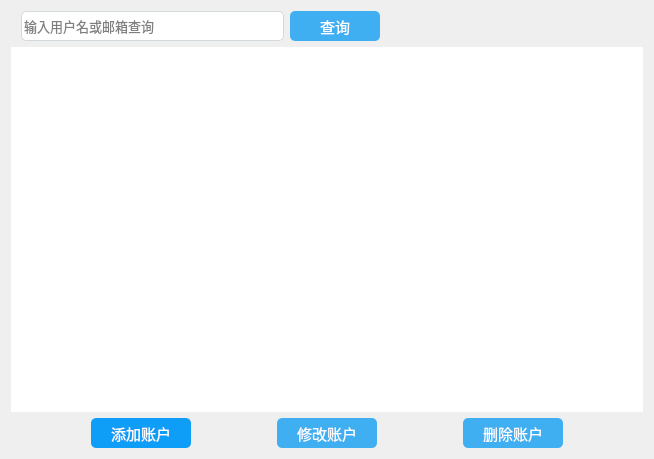
<?xml version="1.0" encoding="UTF-8"?>
<ui version="4.0">
 <class>accountDlg</class>
 <widget class="QDialog" name="accountDlg">
  <property name="geometry">
   <rect>
    <x>0</x>
    <y>0</y>
    <width>654</width>
    <height>459</height>
   </rect>
  </property>
  <property name="windowTitle">
   <string>Dialog</string>
  </property>
  <property name="styleSheet">
   <string notr="true">color: black;
border-radius:3px;
font:10pt;
font-family:Microsoft Yahei;</string>
  </property>
  <layout class="QGridLayout" name="gridLayout">
   <item row="0" column="0">
    <layout class="QHBoxLayout" name="horizontalLayout">
     <item>
      <spacer name="horizontalSpacer_2">
       <property name="orientation">
        <enum>Qt::Horizontal</enum>
       </property>
       <property name="sizeType">
        <enum>QSizePolicy::Fixed</enum>
       </property>
       <property name="sizeHint" stdset="0">
        <size>
         <width>10</width>
         <height>20</height>
        </size>
       </property>
      </spacer>
     </item>
     <item>
      <widget class="QLineEdit" name="searchLineEdit">
       <property name="minimumSize">
        <size>
         <width>45</width>
         <height>30</height>
        </size>
       </property>
       <property name="font">
        <font>
         <family>Microsoft Yahei</family>
         <pointsize>10</pointsize>
         <weight>50</weight>
         <italic>false</italic>
         <bold>false</bold>
        </font>
       </property>
       <property name="cursor">
        <cursorShape>IBeamCursor</cursorShape>
       </property>
       <property name="styleSheet">
        <string notr="true">QLineEdit{
background-color: rgb(255,255,255);
color: rgb(0, 0, 0);
border-radius:5px;
font:10pt;
font-family:Microsoft Yahei;
border:1px solid #d3dadd;
}
QLineEdit:hover{
border-width:2px;
border-color:skyblue;
}
QLineEdit:focus {
border-width:2px;
border-color:lightblue;
}
</string>
       </property>
       <property name="placeholderText">
        <string>输入用户名或邮箱查询</string>
       </property>
      </widget>
     </item>
     <item>
      <widget class="QPushButton" name="searchPushButton">
       <property name="minimumSize">
        <size>
         <width>90</width>
         <height>30</height>
        </size>
       </property>
       <property name="maximumSize">
        <size>
         <width>90</width>
         <height>30</height>
        </size>
       </property>
       <property name="styleSheet">
        <string notr="true">QPushButton
{
    font-family:Microsoft Yahei;
    color:white;
    background-color:#40aff1;
    border-radius:5px;
	font: 11pt;
}

QPushButton:hover
{
    background-color:deepskyblue;
}

QPushButton:pressed
{
    background-color:deepskyblue;
    padding-left:4px;
    padding-top:4px;
}
QPushButton:unpressed
{
    background-color:rgb(0 , 100 , 0);
    padding-left:4px;
    padding-top:4px;
}</string>
       </property>
       <property name="text">
        <string>查询</string>
       </property>
       <property name="icon">
        <iconset resource="../icon/pictures.qrc">
         <normaloff>:/new/background/search.ico</normaloff>:/new/background/search.ico</iconset>
       </property>
      </widget>
     </item>
     <item>
      <spacer name="horizontalSpacer">
       <property name="orientation">
        <enum>Qt::Horizontal</enum>
       </property>
       <property name="sizeType">
        <enum>QSizePolicy::Expanding</enum>
       </property>
       <property name="sizeHint" stdset="0">
        <size>
         <width>40</width>
         <height>20</height>
        </size>
       </property>
      </spacer>
     </item>
    </layout>
   </item>
   <item row="1" column="0">
    <widget class="QTableWidget" name="accountTableWidget">
     <property name="styleSheet">
      <string notr="true">QTableWidget
{
font:9pt;
color:black;
}
QTableWidget::item:hover
{
background-color:#cce5f4;
font:11pt;
} 
QTableWidget::item:selected
{
background-color:lightblue;
color:blue;
font:11pt;
} 
QHeaderView
{
color:snow;
font:bold;
}</string>
     </property>
    </widget>
   </item>
   <item row="2" column="0">
    <layout class="QHBoxLayout" name="horizontalLayout_2">
     <item>
      <spacer name="horizontalSpacer_4">
       <property name="orientation">
        <enum>Qt::Horizontal</enum>
       </property>
       <property name="sizeHint" stdset="0">
        <size>
         <width>40</width>
         <height>20</height>
        </size>
       </property>
      </spacer>
     </item>
     <item>
      <widget class="QPushButton" name="addAccountPushButton">
       <property name="minimumSize">
        <size>
         <width>100</width>
         <height>30</height>
        </size>
       </property>
       <property name="maximumSize">
        <size>
         <width>100</width>
         <height>16777215</height>
        </size>
       </property>
       <property name="styleSheet">
        <string notr="true">QPushButton
{
    font-family:Microsoft Yahei;
    color:white;
    background-color:#0f9ef7;
    border-radius:5px;
	font: 11pt;
}

QPushButton:hover
{
    background-color:deepskyblue;
}

QPushButton:pressed
{
    background-color:deepskyblue;
    padding-left:4px;
    padding-top:4px;
}
QPushButton:unpressed
{
    background-color:rgb(0 , 100 , 0);
    padding-left:4px;
    padding-top:4px;
}</string>
       </property>
       <property name="text">
        <string>添加账户</string>
       </property>
      </widget>
     </item>
     <item>
      <spacer name="horizontalSpacer_5">
       <property name="orientation">
        <enum>Qt::Horizontal</enum>
       </property>
       <property name="sizeHint" stdset="0">
        <size>
         <width>40</width>
         <height>20</height>
        </size>
       </property>
      </spacer>
     </item>
     <item>
      <widget class="QPushButton" name="modifyPushButton">
       <property name="minimumSize">
        <size>
         <width>100</width>
         <height>30</height>
        </size>
       </property>
       <property name="maximumSize">
        <size>
         <width>100</width>
         <height>16777215</height>
        </size>
       </property>
       <property name="styleSheet">
        <string notr="true">QPushButton
{
    font-family:Microsoft Yahei;
    color:white;
    background-color:#40aff1;
    border-radius:5px;
	font: 11pt;
}

QPushButton:hover
{
    background-color:deepskyblue;
}

QPushButton:pressed
{
    background-color:deepskyblue;
    padding-left:4px;
    padding-top:4px;
}
QPushButton:unpressed
{
    background-color:rgb(0 , 100 , 0);
    padding-left:4px;
    padding-top:4px;
}</string>
       </property>
       <property name="text">
        <string>修改账户</string>
       </property>
      </widget>
     </item>
     <item>
      <spacer name="horizontalSpacer_3">
       <property name="orientation">
        <enum>Qt::Horizontal</enum>
       </property>
       <property name="sizeHint" stdset="0">
        <size>
         <width>40</width>
         <height>20</height>
        </size>
       </property>
      </spacer>
     </item>
     <item>
      <widget class="QPushButton" name="deletePushButton">
       <property name="minimumSize">
        <size>
         <width>100</width>
         <height>30</height>
        </size>
       </property>
       <property name="maximumSize">
        <size>
         <width>100</width>
         <height>16777215</height>
        </size>
       </property>
       <property name="styleSheet">
        <string notr="true">QPushButton
{
    font-family:Microsoft Yahei;
    color:white;
    background-color:#40aff1;
    border-radius:5px;
	font: 11pt;
}

QPushButton:hover
{
    background-color:deepskyblue;
}

QPushButton:pressed
{
    background-color:deepskyblue;
    padding-left:4px;
    padding-top:4px;
}
QPushButton:unpressed
{
    background-color:rgb(0 , 100 , 0);
    padding-left:4px;
    padding-top:4px;
}</string>
       </property>
       <property name="text">
        <string>删除账户</string>
       </property>
      </widget>
     </item>
     <item>
      <spacer name="horizontalSpacer_7">
       <property name="orientation">
        <enum>Qt::Horizontal</enum>
       </property>
       <property name="sizeHint" stdset="0">
        <size>
         <width>40</width>
         <height>20</height>
        </size>
       </property>
      </spacer>
     </item>
    </layout>
   </item>
  </layout>
 </widget>
 <resources>
  <include location="../icon/pictures.qrc"/>
 </resources>
 <connections/>
</ui>
